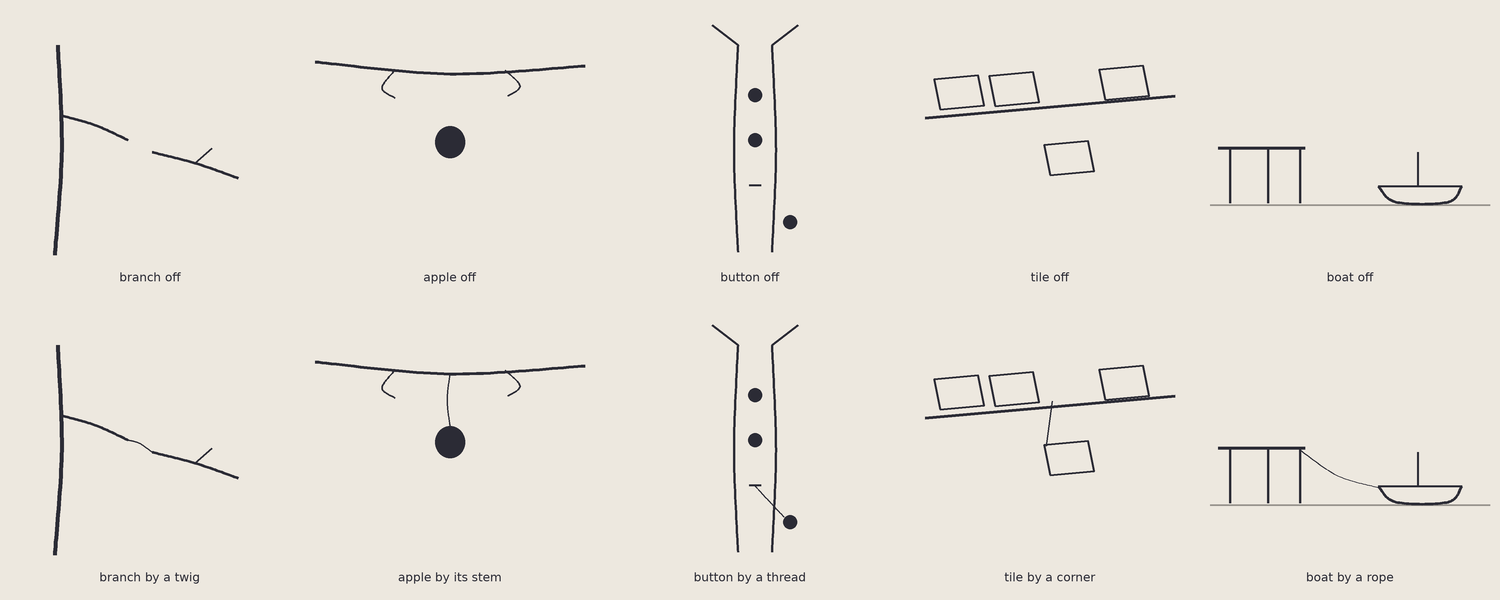

This chart was generated by the following Python code:
"""A49 — The Same Defect. Five pairs, no cow. Top row: the piece sits apart, nothing holds it.
Bottom row: identical position, one thin mark holds it. Only that mark differs."""
from PIL import Image, ImageDraw, ImageFont
import numpy as np
SS=3
PAPER=(237,232,223); INK=(43,43,53); MID=(150,146,140)
def L(d,pts,col=INK,w=2.6):
    d.line([(int(x*SS),int(y*SS)) for x,y in pts],fill=col,width=max(1,int(w*SS)),joint="curve")
def E(d,c,rx,ry,col): d.ellipse([int((c[0]-rx)*SS),int((c[1]-ry)*SS),int((c[0]+rx)*SS),int((c[1]+ry)*SS)],fill=col)
def cmr(nodes,n=22):
    P=[np.array(p,float) for p in nodes]; P=([P[0]]+P+[P[-1]]); out=[]
    for i in range(1,len(P)-2):
        p0,p1,p2,p3=P[i-1],P[i],P[i+1],P[i+2]
        for t in np.linspace(0,1,n,endpoint=False):
            t2=t*t;t3=t2*t
            out.append(tuple(0.5*((2*p1)+(-p0+p2)*t+(2*p0-5*p1+4*p2-p3)*t2+(-p0+3*p1-3*p2+p3)*t3)))
    out.append(tuple(P[-2])); return out

def branch(d,ox,oy,held):
    L(d,cmr([(ox+55,oy+255),(ox+62,oy+150),(ox+58,oy+45)]),w=4.2)                  # trunk
    L(d,cmr([(ox+60,oy+115),(ox+95,oy+125),(ox+128,oy+140)]),w=2.8)                # bough stub
    L(d,cmr([(ox+152,oy+152),(ox+195,oy+163),(ox+238,oy+178)]),w=2.8)              # broken piece
    L(d,[(ox+195,oy+163),(ox+212,oy+148)],w=2.0)                                   # its twiglet
    if held: L(d,cmr([(ox+128,oy+140),(ox+139,oy+143),(ox+152,oy+152)]),w=1.5)     # the one twig
def apple(d,ox,oy,held):
    L(d,cmr([(ox+15,oy+62),(ox+150,oy+74),(ox+285,oy+66)]),w=3.0)                  # bough
    L(d,cmr([(ox+95,oy+70),(ox+82,oy+88),(ox+95,oy+98)]),w=1.8)                    # leaf
    L(d,cmr([(ox+205,oy+70),(ox+220,oy+86),(ox+208,oy+96)]),w=1.8)                 # leaf
    E(d,(ox+150,oy+142),15,16,INK)                                                 # apple
    if held: L(d,cmr([(ox+150,oy+73),(ox+147,oy+100),(ox+150,oy+127)]),w=1.5)      # stem
def button(d,ox,oy,held):
    L(d,cmr([(ox+138,oy+45),(ox+134,oy+150),(ox+138,oy+252)]),w=2.6)               # placket edge
    L(d,cmr([(ox+172,oy+45),(ox+176,oy+150),(ox+172,oy+252)]),w=2.6)               # placket edge
    L(d,[(ox+138,oy+45),(ox+112,oy+25)],w=2.6); L(d,[(ox+172,oy+45),(ox+198,oy+25)],w=2.6)  # collar
    for y in (95,140): E(d,(ox+155,oy+y),7,7,INK)                                  # buttons on
    L(d,[(ox+149,oy+185),(ox+161,oy+185)],w=2.0)                                   # empty buttonhole
    E(d,(ox+190,oy+222),7,7,INK)                                                   # the loose button
    if held: L(d,cmr([(ox+155,oy+186),(ox+168,oy+200),(ox+184,oy+217)]),w=1.3)     # thread
def tile(d,ox,oy,held):
    L(d,[(ox+25,oy+118),(ox+275,oy+96)],w=3.0)                                     # eave line
    xs=[40,95,150,205]                                                             # tile row, one slot empty
    for i,x in enumerate(xs):
        if i==2: continue
        p=[(ox+x,oy+112-x*0.06),(ox+x+44,oy+108-x*0.06),(ox+x+38,oy+78-x*0.06),(ox+x-6,oy+82-x*0.06)]
        L(d,p+[p[0]],w=2.2)
    p=[(ox+150,oy+175),(ox+194,oy+171),(ox+188,oy+141),(ox+144,oy+145)]            # slid tile, below
    L(d,p+[p[0]],w=2.2)
    if held: L(d,[(ox+152,oy+101),(ox+146,oy+146)],w=1.5)                          # corner still caught
def boat(d,ox,oy,held):
    L(d,[(ox+10,oy+205),(ox+290,oy+205)],col=MID,w=1.8)                            # water
    L(d,[(ox+18,oy+148),(ox+105,oy+148)],w=3.0)                                    # dock
    for x in (30,68,100): L(d,[(ox+x,oy+148),(ox+x,oy+203)],w=2.4)                 # posts
    L(d,cmr([(ox+178,oy+186),(ox+196,oy+202),(ox+248,oy+202),(ox+262,oy+186)]),w=2.8)  # hull
    L(d,[(ox+178,oy+186),(ox+262,oy+186)],w=2.2)                                   # gunwale
    L(d,[(ox+218,oy+186),(ox+218,oy+152)],w=2.0)                                   # mast
    if held: L(d,cmr([(ox+100,oy+150),(ox+138,oy+176),(ox+180,oy+188)]),w=1.3)     # rope
PAIRS=[("branch off","branch by a twig",branch),("apple off","apple by its stem",apple),
       ("button off","button by a thread",button),("tile off","tile by a corner",tile),
       ("boat off","boat by a rope",boat)]
def render(path):
    cw,ch=300,300; W,H=5*cw,2*ch
    img=Image.new("RGB",(W*SS,H*SS),PAPER); d=ImageDraw.Draw(img)
    try: font=ImageFont.truetype('/usr/share/fonts/truetype/dejavu/DejaVuSans.ttf',int(12*SS))
    except: font=ImageFont.load_default()
    for i,(ta,tb,fn) in enumerate(PAIRS):
        for r,(title,held) in enumerate([(ta,False),(tb,True)]):
            ox,oy=i*cw,r*ch
            fn(d,ox,oy,held)
            tw=d.textlength(title,font=font)
            d.text((int(ox*SS+(cw*SS-tw)//2),int((oy+ch-30)*SS)),title,fill=INK,font=font)
    img=img.resize((W,H),Image.LANCZOS); img.save(path); print("saved",path)
if __name__=="__main__":
    render("/sessions/wizardly-stoic-cerf/mnt/hessentials/illustration/loomis/sketch201_u5_a49_the_same_defect.png")
